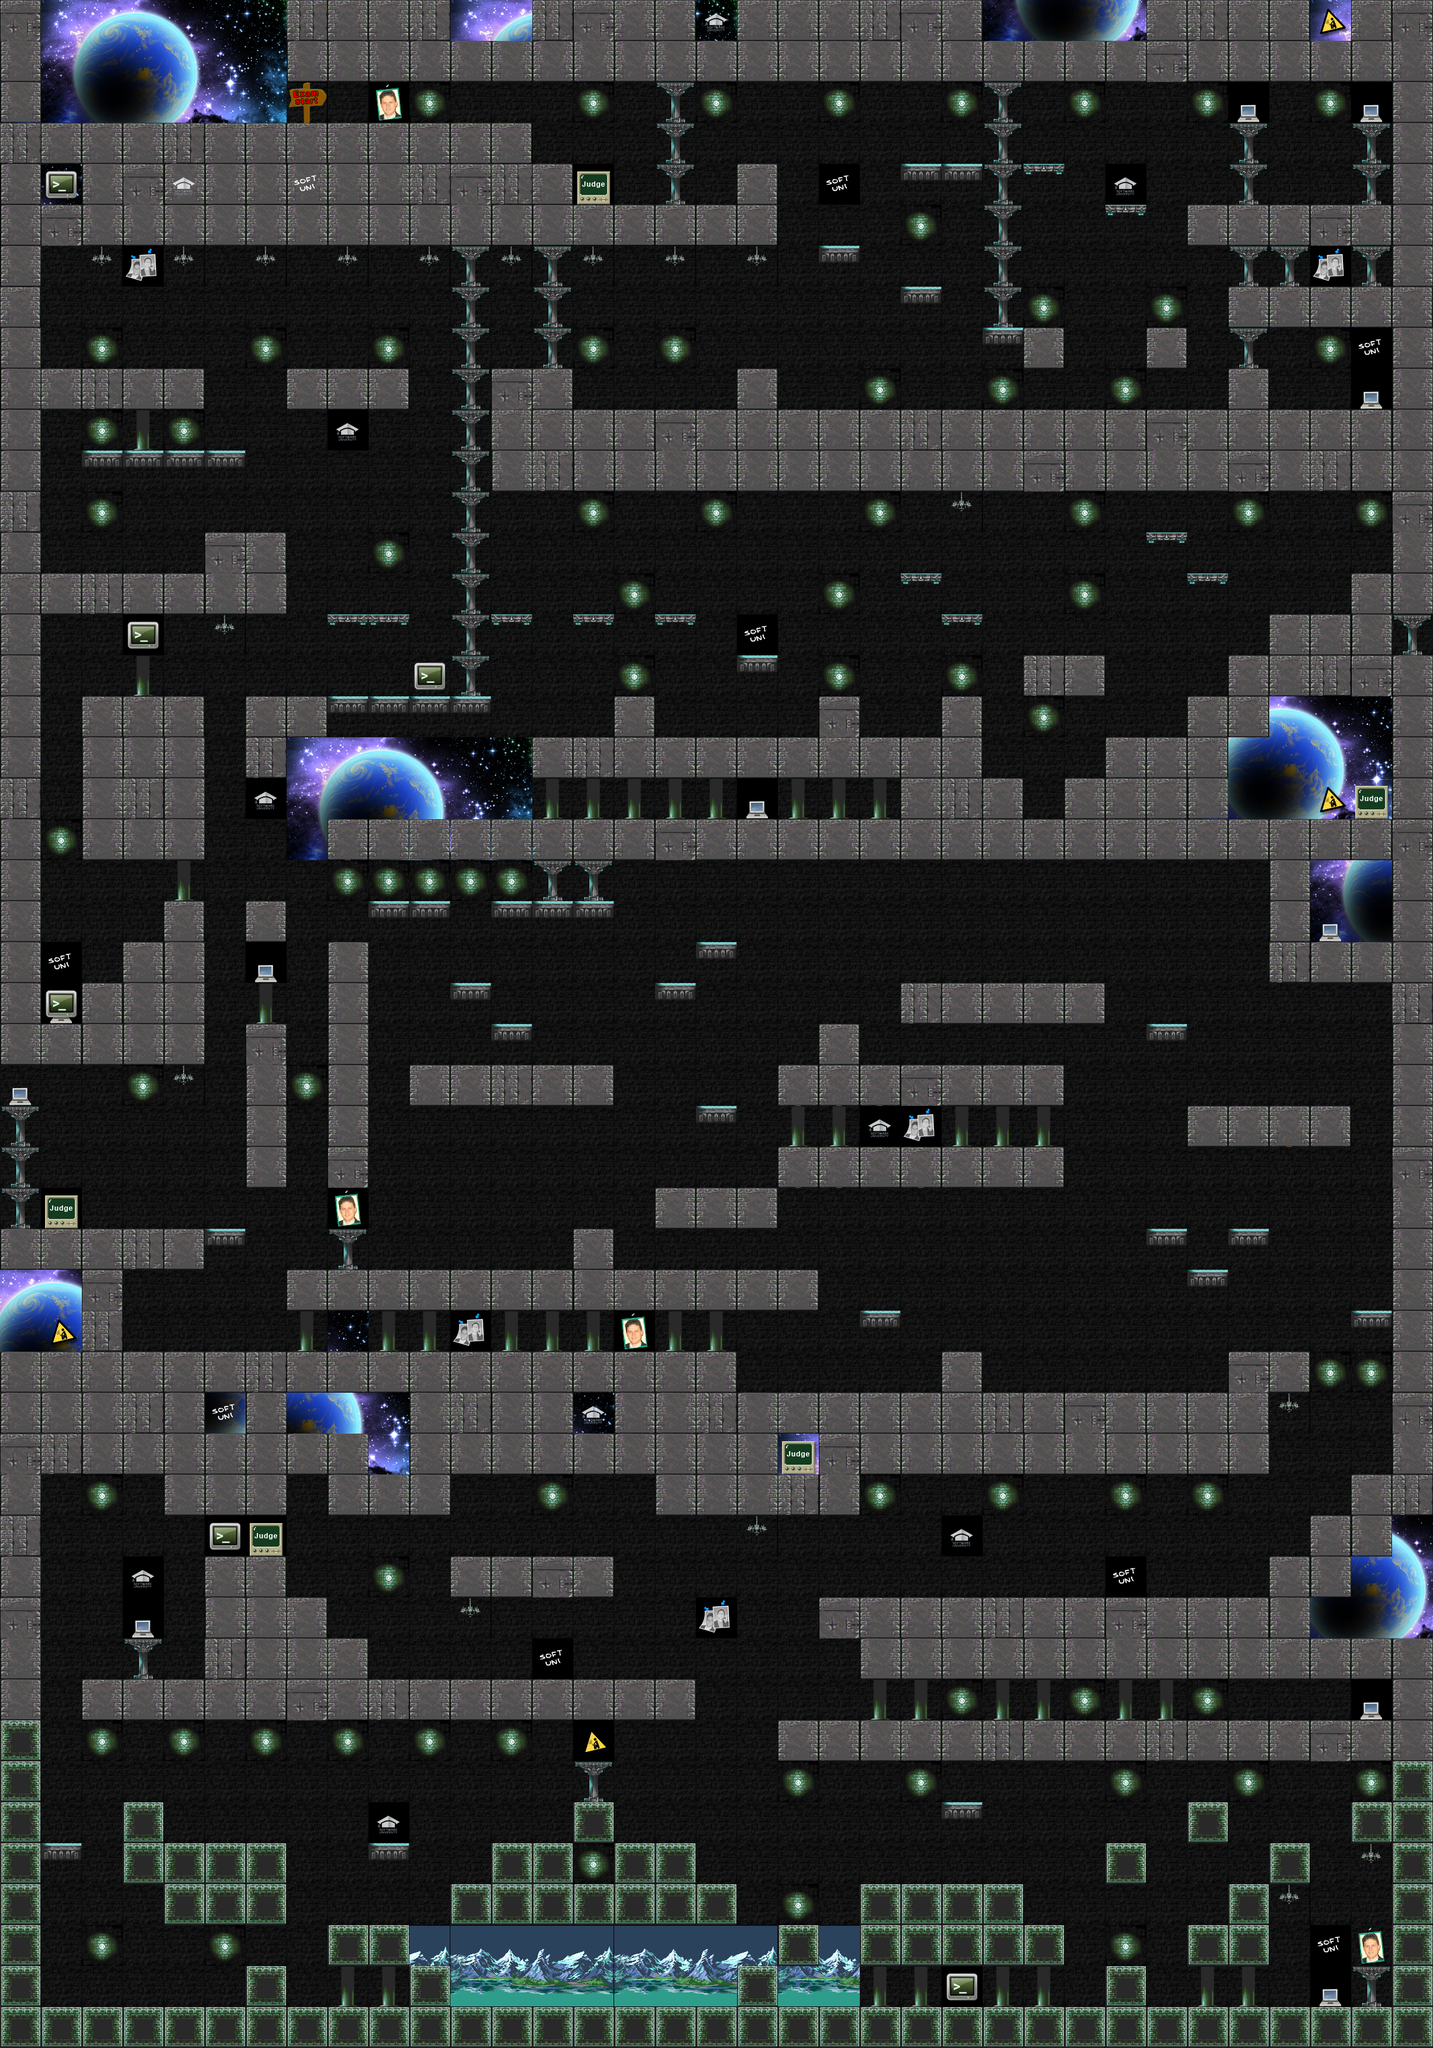

The image is a tile-based game level rendered from a .tmx file. Its description and source (layers, tilesets, objects; grid data summarised) follow:
An orthogonal 35x50 tile map with 70x70 px tiles, 2 tile layers (background, collision).

<map version="1.0" orientation="orthogonal" width="35" height="50" tilewidth="70" tileheight="70">
 <tileset firstgid="1" name="tiles_map" tilewidth="70" tileheight="70">
  <image source="../images/tiles_map.png" width="700" height="442" />
 </tileset>
 <layer name="background" width="35" height="50">
  <data>[1750 cells, 1750 non-empty, 44 distinct tile ids]</data>
 </layer>
 <layer name="collision" width="35" height="50">
  <data>[1750 cells, 725 non-empty, 30 distinct tile ids]</data>
 </layer>
</map>